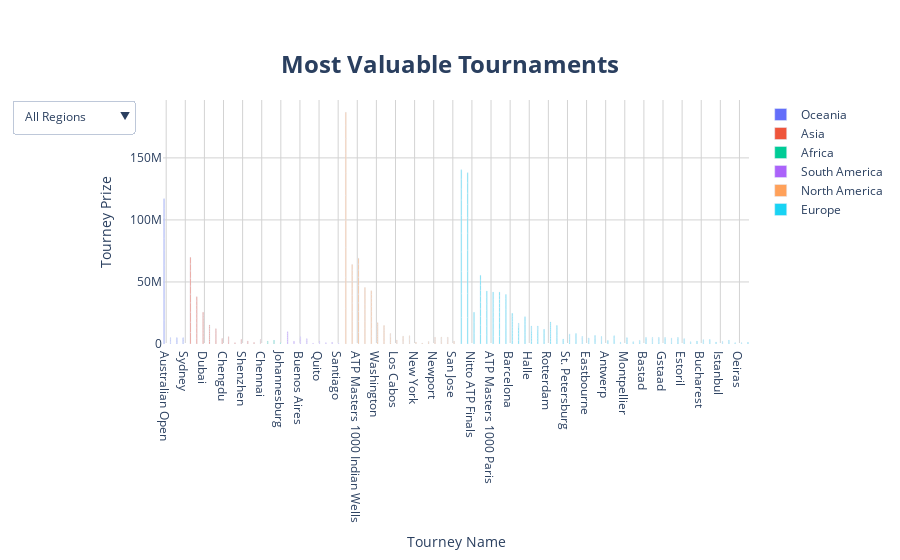

The notebook cell saved with this chart:
### Code cell
# Create a dictionary with continents as keys and their corresponding tournament data as values
continent_data = {}
for continent in df_tournaments['Region'].unique():
    continent_data[continent] = df_tournaments.loc[df_tournaments['Region'] == continent]

# Create an empty graph object
fig_bar = go.Figure()

# Add traces to the figure for each continent
for continent, data in continent_data.items():
    data = data.sort_values('tourney_fin_commit_USD', ascending=False) # sort data in descending order
    fig_bar.add_trace(dict(type='bar',
                     x=data['tourney_name'],
                     y=data['tourney_fin_commit_USD'],
                     name=continent,
                     visible=True))
                     #marker_color='gray'))

# Create a dropdown menu to select continents
buttons = []
for i, continent in enumerate(continent_data.keys()):
    visible = [False] * len(continent_data)
    visible[i] = True
    button = dict(label=continent,
                  method='update',
                  args=[{'visible': visible},
                        {'yaxis': {'range': [0, 1.2 * continent_data[continent]['tourney_fin_commit_USD'].max()]}}])
    buttons.append(button)

# Add a default button that shows all continents
visible = [True] * len(continent_data)
button = dict(label='All Regions',
              method='update',
              args=[{'visible': visible},
                    {'yaxis': {'range': [0, 1.2 * df_tournaments['tourney_fin_commit_USD'].max()]}}])
buttons.insert(0, button)

updatemenus = [dict(type='dropdown',
                    active=0,
                    buttons=buttons)]

# Update the layout with the dropdown menu and better y-axis scaling
fig_bar.update_layout(dict(title=dict(text='<b>Most Valuable Tournaments</b>',
                                      font=dict(size=24),
                                      x=0.5, y=0.9),
                           updatemenus=updatemenus,
                            yaxis=dict(showgrid=True,
                                       gridcolor='lightgray',
                                       autorange=True,
                                       title='Tourney Prize'),
                           xaxis=dict(showgrid=True,
                                       gridcolor='lightgray',
                                       title='Tourney Name',
                                       autorange=True),
                            plot_bgcolor='white'))

fig_bar.show()

### Figure 1 — Plotly figure (JSON) as saved in the notebook; plotly's stock layout.template omitted (floating-point values rounded to 4 significant figures; data arrays with more than 128 entries replaced by an {"elided": "..."} marker saying what was removed)
{"data": [{"name": "Oceania", "type": "bar", "visible": true, "x": ["Australian Open", "Australian Open", "Australian Open", "Australian Open", "Australian Open", "Australian Open", "Australian Open", "Australian Open", "Australian Open", "Australian Open", "Brisbane", "Auckland", "Sydney", "Auckland", "Brisbane", "Sydney", "Auckland", "Auckland", "Auckland", "Sydney", "Brisbane", "Auckland", "Brisbane", "Sydney", "Brisbane", "Sydney", "Brisbane", "Sydney", "Auckland", "Sydney", "Brisbane", "Sydney", "Brisbane", "Sydney", "Brisbane", "Auckland", "Auckland", "Sydney", "Brisbane", "Auckland"], "y": [19540000.0, 16520000.0, 14890000.0, 12970000.0, 11680000.0, 9863000.0, 9087000.0, 7772000.0, 7514000.0, 7273000.0, 589680, 589680, 589680, 561345, 528910, 528910, 520070, 519395, 514345, 511825, 511825, 508360, 495630, 495630, 494310, 494310, 494230, 494230, 491000, 486000, 486000, 474050, 474050, 461330, 461330, 450000, 450000, 424250, 424250, 407250]}, {"name": "Asia", "type": "bar", "visible": true, "x": ["ATP Masters 1000 Shanghai", "ATP Masters 1000 Shanghai", "ATP Masters 1000 Shanghai", "ATP Masters 1000 Shanghai", "ATP Masters 1000 Shanghai", "ATP Masters 1000 Shanghai", "ATP Masters 1000 Shanghai", "ATP Masters 1000 Shanghai", "ATP Masters 1000 Shanghai", "ATP Masters 1000 Shanghai", "Beijing", "Beijing", "Beijing", "Beijing", "Beijing", "Beijing", "Beijing", "Beijing", "Beijing", "Beijing", "Dubai", "Dubai", "Dubai", "Dubai", "Dubai", "Dubai", "Dubai", "Dubai", "Dubai", "Dubai", "Tokyo", "Tokyo", "Tokyo", "Tokyo", "Tokyo", "Doha", "Tokyo", "Tokyo", "Doha", "Tokyo", "Tokyo", "Doha", "Doha", "Tokyo", "Doha", "Chengdu", "Doha", "Chengdu", "Doha", "Chengdu", "Doha", "Doha", "Doha", "Kuala Lumpur", "Kuala Lumpur", "Zhuhai", "Kuala Lumpur", "Kuala Lumpur", "Kuala Lumpur", "Kuala Lumpur", "Chengdu", "Shenzhen", "Shenzhen", "Shenzhen", "Shenzhen", "Shenzhen", "Bangkok", "Bangkok", "Bangkok", "Bangkok", "Pune", "Pune", "Chennai", "Chennai", "Chennai", "Chennai", "Chennai", "Chennai", "Chennai", "Chennai"], "y": [9219970, 8322885, 8092625, 7655640, 7021335, 6521695, 6211445, 5891600, 5650000, 5250000, 4658510, 4280460, 4164780, 3944715, 3755065, 3666275, 3566050, 3441500, 3336500, 3336500, 3057135, 2887895, 2858530, 2674445, 2503810, 2413300, 2359935, 2313975, 2233000, 2233000, 2046340, 1928580, 1706175, 1506835, 1437800, 1416205, 1407065, 1397250, 1386665, 1373420, 1341000, 1334270, 1283855, 1226500, 1221320, 1213295, 1195500, 1183360, 1150720, 1138910, 1110250, 1110250, 1110250, 1041540, 1022255, 1000000, 984300, 947750, 947750, 947750, 947735, 800320, 731680, 704140, 668945, 655955, 644500, 631530, 608500, 608500, 589680, 561345, 505730, 482085, 459140, 458400, 450000, 450000, 450000, 442750]}, {"name": "Africa", "type": "bar", "visible": true, "x": ["Marrakech", "Marrakech", "Marrakech", "Marrakech", "Casablanca", "Casablanca", "Johannesburg", "Johannesburg", "Casablanca", "Casablanca", "Casablanca", "Casablanca"], "y": [624000.0, 597600.0, 575200.0, 553700.0, 526200.0, 517100.0, 500000, 500000, 498000.0, 479070, 479070, 479070]}, {"name": "South America", "type": "bar", "visible": true, "x": ["Rio de Janeiro", "Rio de Janeiro", "Rio de Janeiro", "Rio de Janeiro", "Rio de Janeiro", "Rio de Janeiro", "Bogota", "Bogota", "Bogota", "Buenos Aires", "Buenos Aires", "Buenos Aires", "Sao Paulo", "Buenos Aires", "Cordoba", "Sao Paulo", "Buenos Aires", "Buenos Aires", "Buenos Aires", "Quito", "Buenos Aires", "Buenos Aires", "Buenos Aires", "Quito", "Sao Paulo", "Sao Paulo", "Costa do Sauipe", "Sao Paulo", "Quito", "Sao Paulo", "Sao Paulo", "Costa do Sauipe", "Sao Paulo", "Quito", "Vina del Mar", "Vina del Mar", "Vina del Mar", "Santiago", "Santiago"], "y": [1937740, 1842475, 1603940, 1548755, 1471315, 1454365, 768915, 730102, 727685, 673135, 648180, 624340, 618810, 598865, 589680, 582870, 573750, 570470, 567760, 561345, 553100, 547900, 544300, 540310, 539730, 532800, 527700, 520285, 520070, 519775, 505655, 500000, 499055, 494310, 485760, 467800, 450000, 450000, 450000]}, {"name": "North America", "type": "bar", "visible": true, "x": {"elided": "142 str values"}, "y": {"elided": "142 int values"}}, {"name": "Europe", "type": "bar", "visible": true, "x": {"elided": "347 str values"}, "y": {"elided": "347 float values"}}], "layout": {"plot_bgcolor": "white", "title": {"font": {"size": 24}, "text": "<b>Most Valuable Tournaments</b>", "x": 0.5, "y": 0.9}, "updatemenus": [{"active": 0, "buttons": [{"args": [{"visible": [true, true, true, true, true, true]}, {"yaxis": {"range": [0, 34343220]}}], "label": "All Regions", "method": "update"}, {"args": [{"visible": [true, false, false, false, false, false]}, {"yaxis": {"range": [0, 23450000.0]}}], "label": "Oceania", "method": "update"}, {"args": [{"visible": [false, true, false, false, false, false]}, {"yaxis": {"range": [0, 11063964]}}], "label": "Asia", "method": "update"}, {"args": [{"visible": [false, false, true, false, false, false]}, {"yaxis": {"range": [0, 748800.0]}}], "label": "Africa", "method": "update"}, {"args": [{"visible": [false, false, false, true, false, false]}, {"yaxis": {"range": [0, 2325288]}}], "label": "South America", "method": "update"}, {"args": [{"visible": [false, false, false, false, true, false]}, {"yaxis": {"range": [0, 34343220]}}], "label": "North America", "method": "update"}, {"args": [{"visible": [false, false, false, false, false, true]}, {"yaxis": {"range": [0, 25660000.0]}}], "label": "Europe", "method": "update"}], "type": "dropdown"}], "xaxis": {"autorange": true, "gridcolor": "lightgray", "showgrid": true, "title": {"text": "Tourney Name"}}, "yaxis": {"autorange": true, "gridcolor": "lightgray", "showgrid": true, "title": {"text": "Tourney Prize"}}}}
